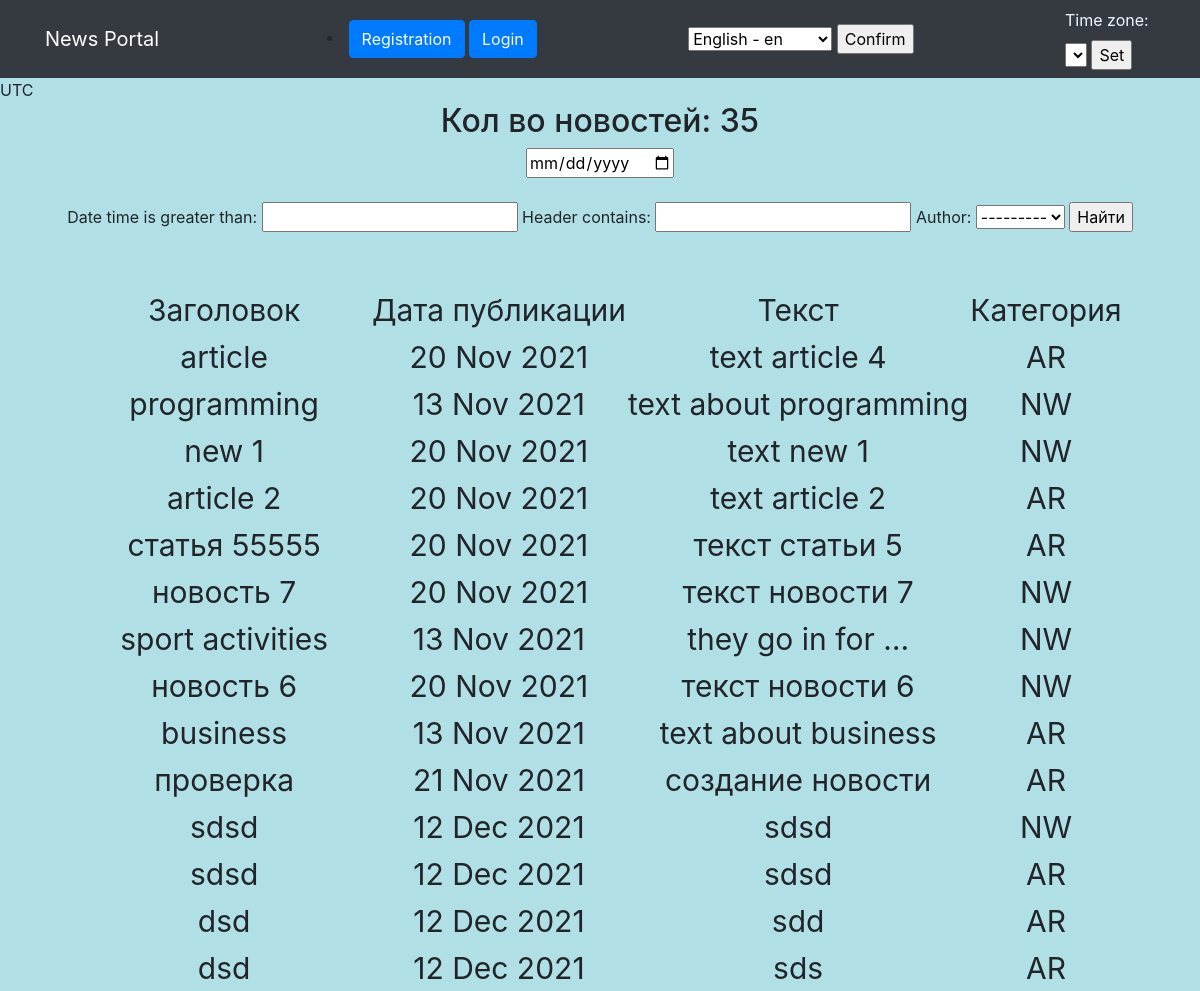
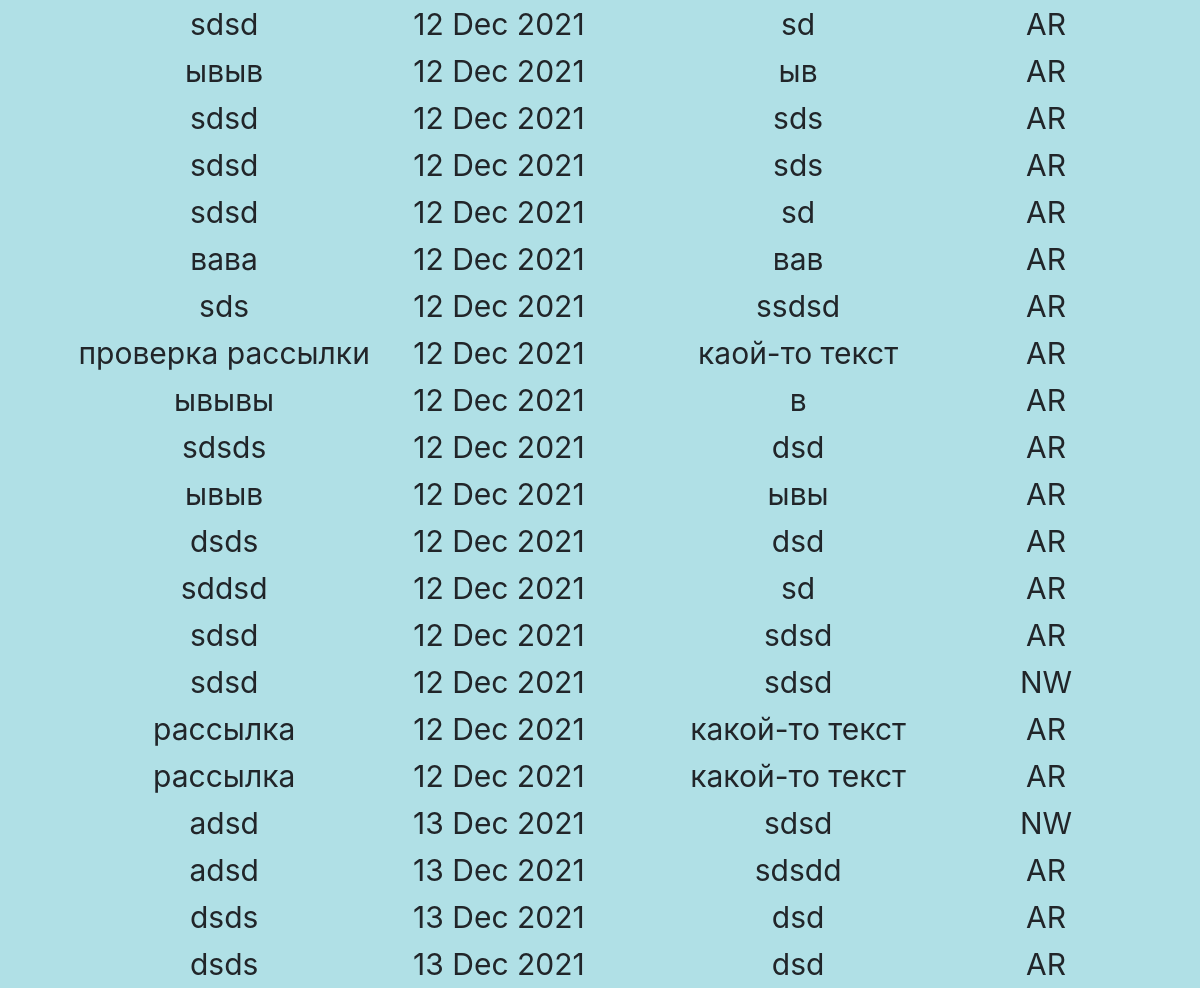
The app's page /news/search/ with its own data (2 pictures, top to bottom).
### NewsApp/models.py (models this page shows, shortened)
class Post(models.Model):
    author = models.ForeignKey(Author,on_delete=models.CASCADE)
    News = "NW"
    Article = 'AR'
    TYPES = (
        (News, 'Новость'),
        (Article, 'Статья')
    )
    category_type = models.CharField(choices=TYPES, max_length=2, default=Article)
    date_time = models.DateTimeField(auto_now_add=True)
    header = models.CharField(max_length=64)
    text = models.CharField(max_length=128)
    rating = models.IntegerField(default=0)
    post_category = models.ManyToManyField(Category, through="PostCategory")

### NewsApp/views.py (the view)
# urls.py: path('search/', NewsSearch.as_view()),
class NewsSearch(ListView):
    model = Post
    template_name = 'search.html'
    context_object_name = 'news'
    ordering = ['-rating']
    def get_context_data(self, **kwargs):
        context = super().get_context_data(**kwargs)
        context['filter'] = NewsFilter(self.request.GET, queryset=self.get_queryset())
        return context

### NewsApp/models.py (called while the page is built)
    def __str__(self):
        return f'{self.author_name}'

### NewsApp/templatetags/custom_filters.py (called while the page is built)
@register.filter(name='Censor')
def Censor(text):
    text = str(text).lower().split(' ')
    List_of_bad_words = [
        'мразь','гнилой','пожилой','каворкинг','бомж','изнасиловал'
    ]
    edited_text = ''
    for word in text:
        if word not in List_of_bad_words:
            edited_text += word + ' '
    return str(edited_text)

### templates/search.html (shortened to what this page needs)
{% extends 'flatpages/default.html' %}
{% load custom_filters %}
{% block content %}
    {% if news %}
    <h2>Кол во новостей: {{ news|length }}</h2>
    <form method="GET">
        <input type="date">
        <br>
        <br>
        {{ filter.form }}
        <input type="submit" value="Найти">
    </form>
        <table style="margin: 0 auto;font-size: 30px;margin-top: 50px;">
            <tr>
                <td>Заголовок</td>
                <td>Дата публикации</td>
                <td>Текст</td>
                <td>Категория</td>
            </tr>
            {% load cache %}
                {% cache 30 form %}
                    {% for new in filter.qs %}
                    <tr>
                        <td>
                            {{ new.header|Censor }}
                        </td>
                        <td>
                            {{ new.date_time|date:'d M Y' }}
                        </td>
                        <td>
                            {{ new.text|truncatewords:4|Censor }}
                        </td>
                        <td>
                            {{ new.category_type }}
                        </td>
                    </tr>
                    {% endfor %}
                </table>
            {% endcache %}
    {% else %}
        <h4>Нет новостей!</h4>
    {% endif %}
{% endblock content %}

### records on screen
Post: header|Censor "article", date_time "20 Nov 2021", text|Censor "text article 4", category_type "AR"
Post: header|Censor "programming", date_time "13 Nov 2021", text|Censor "text about programming", category_type "NW"
Post: header|Censor "new 1", date_time "20 Nov 2021", text|Censor "text new 1", category_type "NW"
Post: header|Censor "article 2", date_time "20 Nov 2021", text|Censor "text article 2", category_type "AR"
Post: header|Censor "статья 55555", date_time "20 Nov 2021", text|Censor "текст статьи 5", category_type "AR"
Post: header|Censor "новость 7", date_time "20 Nov 2021", text|Censor "текст новости 7", category_type "NW"
Post: header|Censor "sport activities", date_time "13 Nov 2021", text|Censor "they go in for …", category_type "NW"
Post: header|Censor "новость 6", date_time "20 Nov 2021", text|Censor "текст новости 6", category_type "NW"
Post: header|Censor "business", date_time "13 Nov 2021", text|Censor "text about business", category_type "AR"
Post: header|Censor "проверка", date_time "21 Nov 2021", text|Censor "создание новости", category_type "AR"
Post: header|Censor "sdsd", date_time "12 Dec 2021", text|Censor "sdsd", category_type "NW"
Post: header|Censor "sdsd", date_time "12 Dec 2021", text|Censor "sdsd", category_type "AR"
Post: header|Censor "dsd", date_time "12 Dec 2021", text|Censor "sdd", category_type "AR"
Post: header|Censor "dsd", date_time "12 Dec 2021", text|Censor "sds", category_type "AR"
Post: header|Censor "sdsd", date_time "12 Dec 2021", text|Censor "sd", category_type "AR"
Post: header|Censor "ывыв", date_time "12 Dec 2021", text|Censor "ыв", category_type "AR"
Post: header|Censor "sdsd", date_time "12 Dec 2021", text|Censor "sds", category_type "AR"
Post: header|Censor "sdsd", date_time "12 Dec 2021", text|Censor "sds", category_type "AR"
Post: header|Censor "sdsd", date_time "12 Dec 2021", text|Censor "sd", category_type "AR"
Post: header|Censor "вава", date_time "12 Dec 2021", text|Censor "вав", category_type "AR"
Post: header|Censor "sds", date_time "12 Dec 2021", text|Censor "ssdsd", category_type "AR"
Post: header|Censor "проверка рассылки", date_time "12 Dec 2021", text|Censor "каой-то текст", category_type "AR"
Post: header|Censor "ывывы", date_time "12 Dec 2021", text|Censor "в", category_type "AR"
Post: header|Censor "sdsds", date_time "12 Dec 2021", text|Censor "dsd", category_type "AR"
Post: header|Censor "ывыв", date_time "12 Dec 2021", text|Censor "ывы", category_type "AR"
Post: header|Censor "dsds", date_time "12 Dec 2021", text|Censor "dsd", category_type "AR"
Post: header|Censor "sddsd", date_time "12 Dec 2021", text|Censor "sd", category_type "AR"
Post: header|Censor "sdsd", date_time "12 Dec 2021", text|Censor "sdsd", category_type "AR"
Post: header|Censor "sdsd", date_time "12 Dec 2021", text|Censor "sdsd", category_type "NW"
Post: header|Censor "рассылка", date_time "12 Dec 2021", text|Censor "какой-то текст", category_type "AR"
Post: header|Censor "рассылка", date_time "12 Dec 2021", text|Censor "какой-то текст", category_type "AR"
Post: header|Censor "adsd", date_time "13 Dec 2021", text|Censor "sdsd", category_type "NW"
Post: header|Censor "adsd", date_time "13 Dec 2021", text|Censor "sdsdd", category_type "AR"
Post: header|Censor "dsds", date_time "13 Dec 2021", text|Censor "dsd", category_type "AR"
Post: header|Censor "dsds", date_time "13 Dec 2021", text|Censor "dsd", category_type "AR"

### other values on screen
{{ TIME_ZONE }} "UTC"
{{ news|length }} "35"
form field language "English - en"
